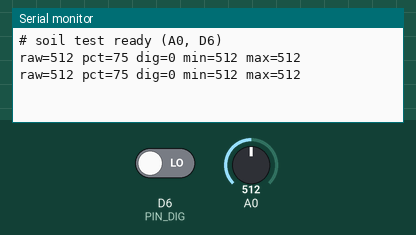
Simulated run of this sketch. Board: ESP8266 (NodeMCU). On the bench: the last lines printed to the serial monitor. Inputs (shaded band) come from the test bench; at power-on: A0 = 512, D6 (PIN_DIG) LOW.

Above: at 1.2 s.
1.3 s: A0 set to 716
At 2.6 s:
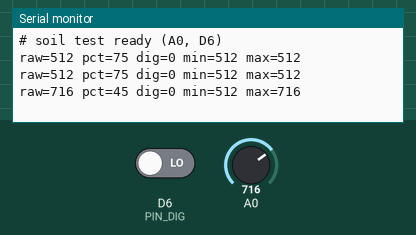
2.8 s: D6 (PIN_DIG) driven HIGH
At 3.9 s:
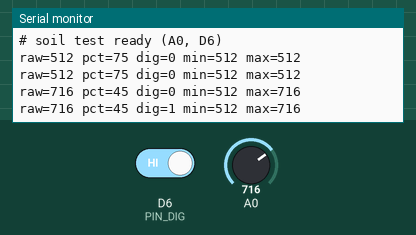
4.3 s: A0 set to 900
At 5.6 s:
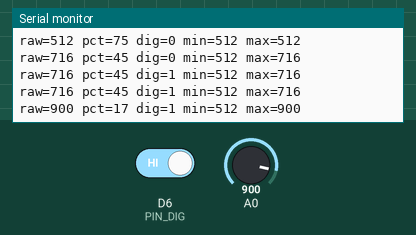
5.8 s: D6 (PIN_DIG) driven LOW
At 6.6 s:
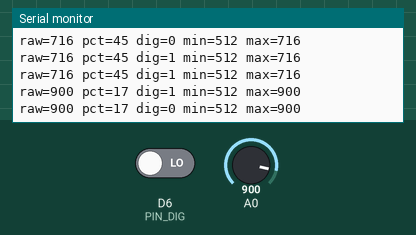
Timing chart, 0 to 8.3 s (numbered marks = the images above; inputs shaded):
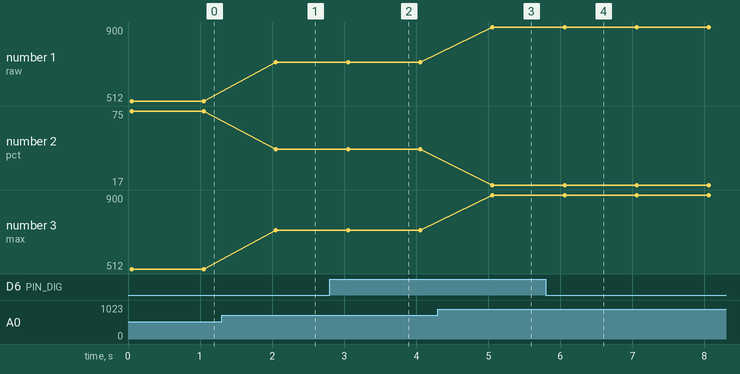

Measured:
- after the input at 1.3 s, the serial monitor: prints a new line after 0.75 s (image 1)
- after the input at 2.8 s, the serial monitor: prints a new line after 0.26 s (image 2)
- after the input at 4.3 s, the serial monitor: prints a new line after 0.76 s (image 3)
- after the input at 5.8 s, the serial monitor: prints a new line after 0.26 s (image 4)
- plotted number 1: 512 → 716 after the input at 1.3 s, 716 → 900 after the input at 4.3 s
- plotted number 2: 75 → 45 after the input at 1.3 s, 45 → 17 after the input at 4.3 s
- plotted number 3: 512 → 716 after the input at 1.3 s, 716 → 900 after the input at 4.3 s

The sketch:

soil_test.ino
```cpp
/*
 * اختبار حساس رطوبة التربة (4 أسلاك) - ESP8266
 *
 * التوصيل:  VCC -> 3V3   GND -> GND   A -> A0   D -> D6 (GPIO12، اختياري)
 *
 * Serial 115200. يطبع كل ثانية:  raw=<0-1023> pct=<0-100> dig=<0/1> min=.. max=..
 * المعايرة: ضع الحساس في الهواء (جاف) وسجّل raw، ثم في الماء (مبلل) وسجّل raw،
 * ثم ضع القيمتين في RAW_DRY و RAW_WET.
 */

const uint8_t PIN_DIG = 12;   // D6
const int RAW_DRY = 1024;     // قراءة الجفاف (قيمة مبدئية)
const int RAW_WET = 350;      // قراءة التبلل (قيمة مبدئية)

int rawMin = 1024, rawMax = 0;

void setup() {
  Serial.begin(115200);
  pinMode(PIN_DIG, INPUT);
  Serial.println();
  Serial.println("# soil test ready (A0, D6)");
}

void loop() {
  long sum = 0;
  for (int i = 0; i < 10; i++) { sum += analogRead(A0); delay(5); }
  int raw = sum / 10;
  if (raw < rawMin) rawMin = raw;
  if (raw > rawMax) rawMax = raw;
  int pct = constrain(map(raw, RAW_DRY, RAW_WET, 0, 100), 0, 100);

  Serial.printf("raw=%d pct=%d dig=%d min=%d max=%d\n",
                raw, pct, digitalRead(PIN_DIG), rawMin, rawMax);
  delay(950);
}
```
